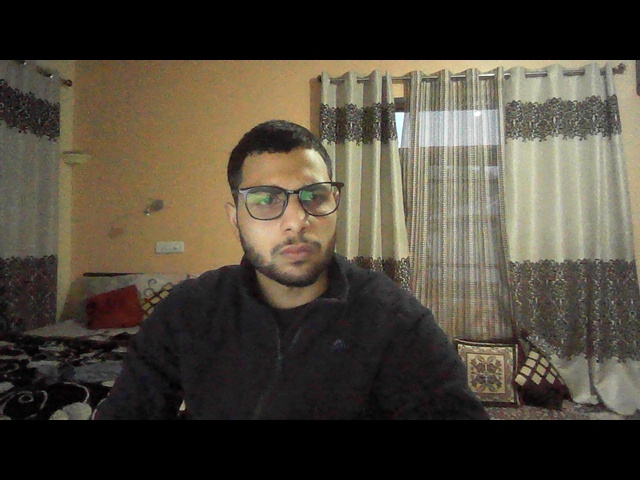
#> input picture computer-vision/myimage.jpg, 640 x 480 px
$ jupyter execute opencv-tut2.ipynb
#> lines starting #> are read from the running program, lines starting #| are printed output that depends on the picture; after the words box and inside, x2 and y2 are one past the last pixel; in counts of white or black regions, pixels touching at a corner belong together
[cell 1]
import cv2

[cell 2]
photo = cv2.imread("myimage.jpg")
#> photo is the input picture: shape (480, 640, 3); mean B, G, R 58.9, 71.4, 78.5

[cell 3]
cv2.imshow("pic", photo)
cv2.waitKey()
cv2.destroyAllWindows()

[cell 4]
# image is 3D array
photo.shape
#> Out = (480, 640, 3)

[cell 5]
photo[0][0] = [0,255,0]
#> photo: shape (480, 640, 3); under 0.01% of pixels changed, all inside (x1, y1, x2, y2) = (0, 0, 1, 1)

[cell 6]
photo[0][0]
#> Out = [0, 255, 0]

[cell 7]
photo

[cell 8]
# cropping photo
cphoto = photo[100:300, 100:400]
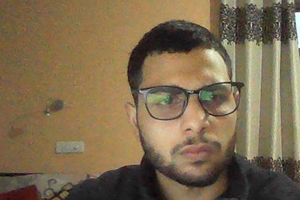
#> cphoto: shape (200, 300, 3); mean B, G, R 79.5, 107.4, 125.9

[cell 9]
cv2.imshow("pic", cphoto)
cv2.waitKey()
cv2.destroyAllWindows()

[cell 10]
# convert colorful --> grey image
gphoto = cv2.cvtColor(photo, cv2.COLOR_BGR2GRAY)
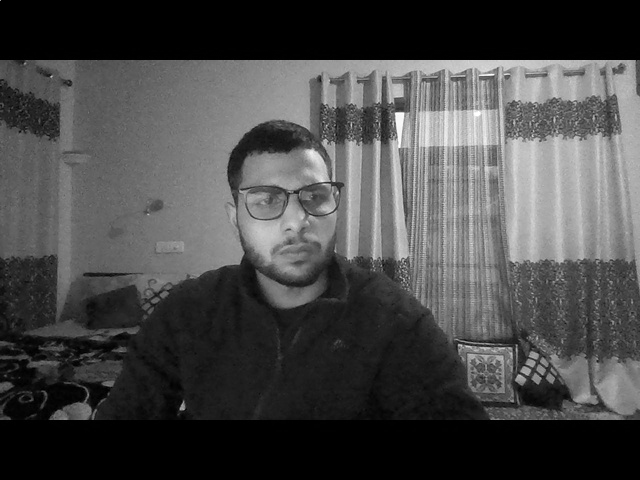
#> gphoto: shape (480, 640); min 0, max 255, mean 72.1

[cell 11]
cv2.imshow("gpic", gphoto)
cv2.waitKey()
cv2.destroyAllWindows()

[cell 12]
# 2D Array
gphoto

[cell 13]
gphoto.shape
#> Out = (480, 640)
